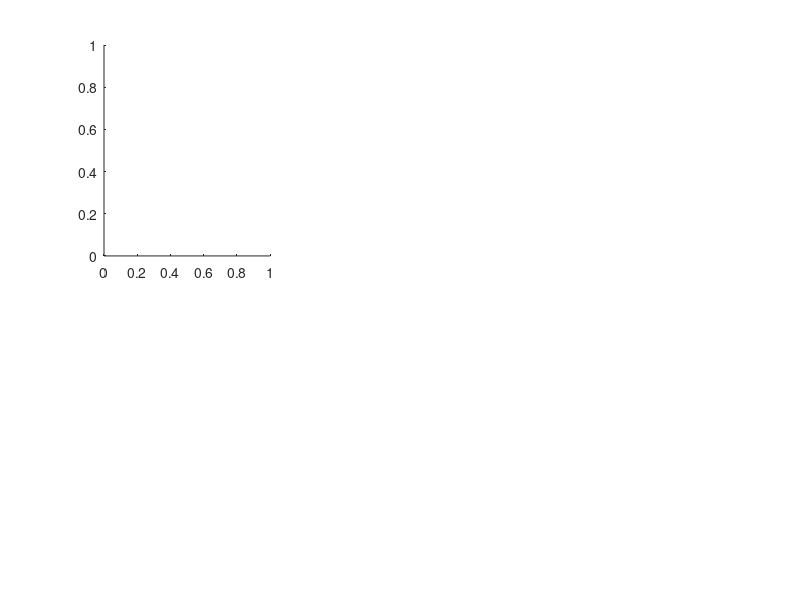

This figure's MATLAB source: (Note: this script raises an error after producing the figure.)
% Plaque Size Plots

figure('Position',[100 500 1800 1400])

colors = [.75  0  0 ;
          .75  .5  0 ;
          0  .75 0 ;
          0 0 .75];

% Avian

subplot(2, 3, 1)
semilogy(time, infect(ar26)+ar26(:,5), 'color', colors(1,:), 'LineWidth', 2)
hold on
semilogy(time, ar26(:,3), 'color', colors(2,:), 'LineWidth', 2)
semilogy(time, ar26(:,4), 'color', colors(3,:), 'LineWidth', 2)
semilogy(time, ar26(:,7), 'color', colors(4,:), 'LineWidth', 2)
hold off

set(gca, 'FontSize', 16)
set(gca, 'YColor', 'k')
set(gca, 'YLim', [0 6000])
set(gca, 'YTick', [1 10 100 1000])
set(gca, 'XLim', [0 10])
set(gca, 'XTick', 0:2:10)
xlabel('Days Post-Infection')
ylabel('Infected Cell Count (log10)')
title('aH5N1')
%set(gca, 'FontSize', 12)
legend('Plaque size (cells)', 'Virus-incubating cells', 'Virus-secreting cells', 'T-cells at FOI', 2)

% Seasonal

subplot(2, 3, 2)
semilogy(time, infect(sb26)+sb26(:,5), 'color', colors(1,:), 'LineWidth', 2)
hold on
semilogy(time, sb26(:,3), 'color', colors(3,:), 'LineWidth', 2)
semilogy(time, sb26(:,4), 'color', colors(2,:), 'LineWidth', 2)
semilogy(time, sb26(:,7), 'color', colors(4,:), 'LineWidth', 2)
hold off

set(gca, 'FontSize', 16)
set(gca, 'YColor', 'k')
set(gca, 'YLim', [0 6000])
set(gca, 'YTick', [1 10 100 1000])
set(gca, 'XLim', [0 10])
set(gca, 'XTick', 0:2:10)
xlabel('Days Post-Infection')
ylabel('Infected Cell Count (log10)')
title('sH1N1')
set(gca, 'FontSize', 12)
% legend('Plaque size (cells)', 'Virus-incubating cells', 'Virus-secreting cells', 'T-cells at FOI', 2)

% Swine

subplot(2, 3, 3)
semilogy(time, infect(wb26)+wb26(:,5), 'color', colors(1,:), 'LineWidth', 2)
hold on
semilogy(time, wb26(:,3), 'color', colors(3,:), 'LineWidth', 2)
semilogy(time, wb26(:,4), 'color', colors(2,:), 'LineWidth', 2)
semilogy(time, wb26(:,7), 'color', colors(4,:), 'LineWidth', 2)
hold off

set(gca, 'FontSize', 16)
set(gca, 'YColor', 'k')
set(gca, 'YLim', [0 6000])
set(gca, 'YTick', [1 10 100 1000])
set(gca, 'XLim', [0 10])
set(gca, 'XTick', 0:2:10)
xlabel('Days Post-Infection')
ylabel('Infected Cell Count (log10)')
title('pH1N1')
set(gca, 'FontSize', 12)
% legend('Plaque size (cells)', 'Virus-incubating cells', 'Virus-secreting cells', 'T-cells at FOI', 2)

% T-Cell Ratios

subplot(2, 3, [4 6])

semilogy(time, ar26(:,7) ./ (infect(ar26) + ar26(:,5)), 'color', colors(1,:), 'LineWidth', 2)
hold on
semilogy(time, sb26(:,7) ./ (infect(sb26) + sb26(:,5)), 'color', colors(3,:), 'LineWidth', 2)
semilogy(time, wb26(:,7) ./ (infect(wb26) + wb26(:,5)), 'color', colors(4,:), 'LineWidth', 2)
hold off

set(gca, 'FontSize', 16)
set(gca, 'YColor', 'k')
set(gca, 'YLim', [.01 20])
set(gca, 'YTick', [.01 .1 1 10])
set(gca, 'XLim', [5 10])
set(gca, 'XTick', 5:1:10)
xlabel('Days Post-Infection')
ylabel('Infected Cell Count (log10)')
title('log10 plot of T-cell to infection size ratio')
legend('aH5N1', 'sH1N1', 'pH1N1', 2)
